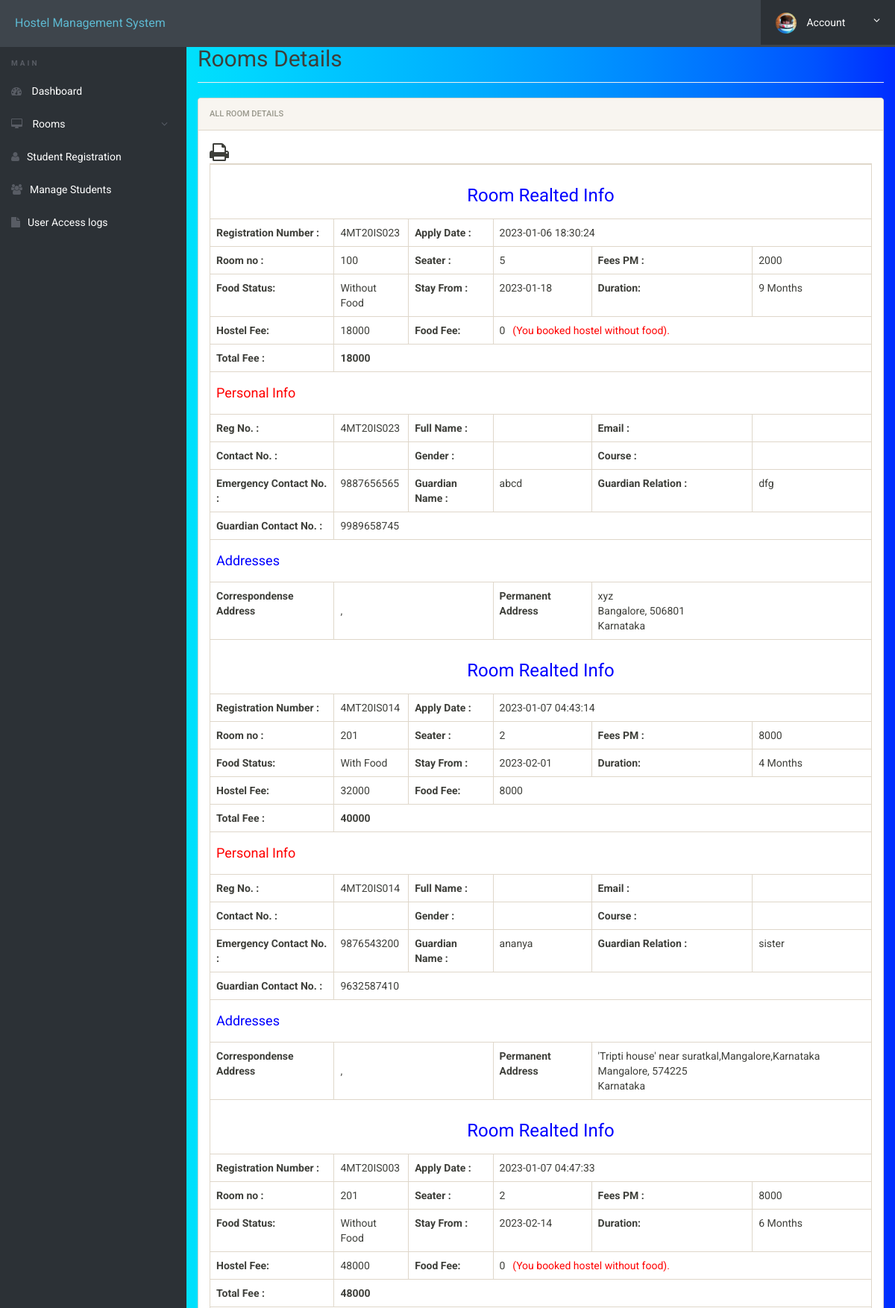
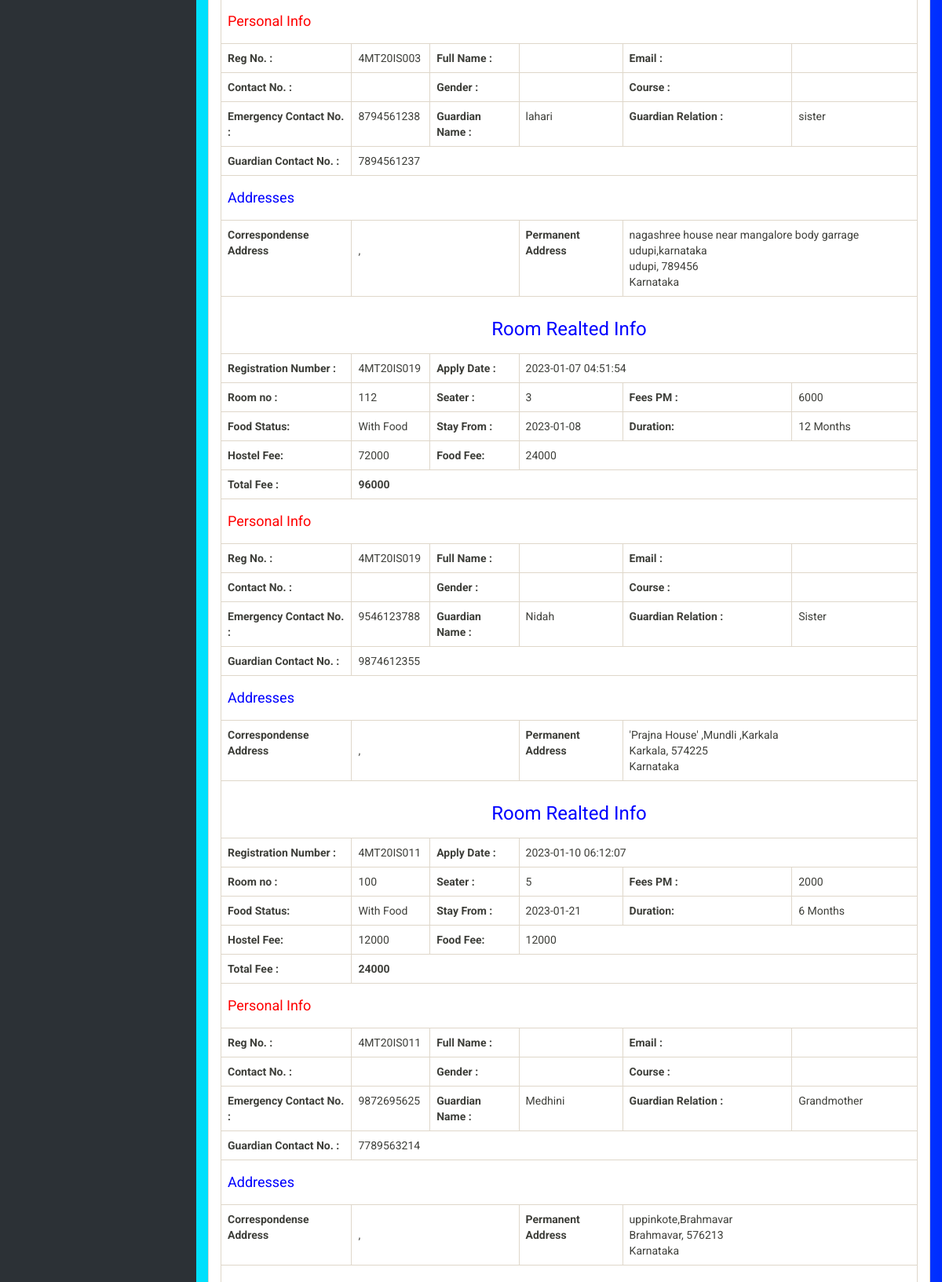
Page /admin/student-details.php?regno=4MT20IS023 (signed in, upper part) on the committed database (2 pictures, top to bottom).
### tables this page shows
CREATE TABLE IF NOT EXISTS `registration` (
  `id` int(11) NOT NULL AUTO_INCREMENT,
  `roomno` int(11) DEFAULT NULL,
  `seater` int(11) DEFAULT NULL,
  `feespm` int(11) DEFAULT NULL,
  `foodstatus` int(11) DEFAULT NULL,
  `stayfrom` date DEFAULT NULL,
  `duration` int(11) DEFAULT NULL,
  `regno` varchar(10) DEFAULT NULL,
  `egycontactno` bigint(11) DEFAULT NULL,
  `guardianName` varchar(30) DEFAULT NULL,
  `guardianRelation` varchar(50) DEFAULT NULL,
  `guardianContactno` bigint(11) DEFAULT NULL,
  `pmntAddress` varchar(500) DEFAULT NULL,
  `pmntCity` varchar(50) DEFAULT NULL,
  `pmnatetState` varchar(50) DEFAULT NULL,
  `pmntPincode` int(11) DEFAULT NULL,
  `postingDate` timestamp NULL DEFAULT CURRENT_TIMESTAMP,
  `updationDate` varchar(500) DEFAULT NULL,
  PRIMARY KEY (`id`),
  UNIQUE KEY `regno` (`regno`),
  KEY `roomno_fk` (`roomno`)
);

### admin/student-details.php (the view, shortened to what this page needs)
<?php
include('includes/config.php');
?>
<!doctype html>
<html lang="en" class="no-js">
<head>
	<link rel="stylesheet" href="css/font-awesome.min.css">
	<link rel="stylesheet" href="css/bootstrap.min.css">
	<link rel="stylesheet" href="css/dataTables.bootstrap.min.css">
	<link rel="stylesheet" href="css/bootstrap-social.css">
	<link rel="stylesheet" href="css/bootstrap-select.css">
	<link rel="stylesheet" href="css/fileinput.min.css">
	<link rel="stylesheet" href="css/awesome-bootstrap-checkbox.css">
	<link rel="stylesheet" href="css/style.css">
	<link rel="stylesheet" href="css/font-awesome.min.css">
</head>
<body>
	<?php include('includes/header.php');?>
	<div class="ts-main-content">
		<?php include('includes/sidebar.php');?>
		<div class="content-wrapper">
			<div class="container-fluid">
				<div class="row" id="print">
					<div class="col-md-12">
						<h2 class="page-title" style="margin-top:4%">Rooms Details</h2>
						<div class="panel panel-default">
							<div class="panel-heading">All Room Details</div>
							<div class="panel-body">
								<table id="zctb" class="table table-bordered " cellspacing="0" width="100%" border="1">
									<span style="float:left" ><i class="fa fa-print fa-2x" aria-hidden="true" OnClick="CallPrint(this.value)" style="cursor:pointer" title="Print the Report"></i></span>
									<tbody>
										<?php
										$aid=intval($_GET['regno']);
										$ret="select * from registration where (regno	=?)";
										$stmt= $mysqli->prepare($ret) ;
										$stmt->bind_param('s',$aid);
										$stmt->execute() ;
										$res=$stmt->get_result();
										while($row=$res->fetch_object())
										{
											?>
											<tr>
												<td colspan="6" style="text-align:center; color:blue"><h3>Room Realted Info</h3></td>
											</tr>
											<tr>
												<th>Registration Number :</th>
												<td><?php echo $row->regno;?></td>
												<th>Apply Date :</th>
												<td colspan="3"><?php echo $row->postingDate;?></td>
											</tr>
											<tr>
												<td><b>Room no :</b></td>
												<td><?php echo $row->roomno;?></td>
												<td><b>Seater :</b></td>
												<td><?php echo $row->seater;?></td>
												<td><b>Fees PM :</b></td>
												<td><?php echo $fpm=$row->feespm;?></td>
											</tr>
											<tr>
												<td><b>Food Status:</b></td>
												<td>
													<?php if($row->foodstatus==0)
													{
														echo "Without Food";
													}
													else
													{
														echo "With Food";
													}
													;?></td>
													<td><b>Stay From :</b></td>
													<td><?php echo $row->stayfrom;?></td>
													<td><b>Duration:</b></td>
													<td><?php echo $dr=$row->duration;?> Months</td>
												</tr>
												<tr><th>Hostel Fee:</th>
													<td><?php echo $hf=$dr*$fpm?></td>
													<th>Food Fee:</th>
													<td colspan="3"><?php
													if($row->foodstatus==1)
													{
														echo $ff=(2000*$dr);
													} else {
														echo $ff=0;
														echo "<span style='padding-left:2%; color:red;'>(You booked hostel without food).<span>";
													}?></td>
												</tr>
												<tr>
													<th>Total Fee :</th>
													<th colspan="5"><?php echo $hf+$ff;?></th>
												</tr>
												<tr>
													<td colspan="6" style="color:red"><h4>Personal Info</h4></td>
												</tr>
												<tr>
													<td><b>Reg No. :</b></td>
													<td><?php echo $row->regno;?></td>
													<td><b>Full Name :</b></td>
													<td><?php echo $row->firstName;?><?php echo $row->middleName;?><?php echo $row->lastName;?></td>
													<td><b>Email :</b></td>
													<td><?php echo $row->emailid;?></td>
												</tr>
												<tr>
													<td><b>Contact No. :</b></td>
													<td><?php echo $row->contactno;?></td>
													<td><b>Gender :</b></td>
													<td><?php echo $row->gender;?></td>
													<td><b>Course :</b></td>
													<td><?php echo $row->course;?></td>
												</tr>
												<tr>
													<td><b>Emergency Contact No. :</b></td>
													<td><?php echo $row->egycontactno;?></td>
													<td><b>Guardian Name :</b></td>
													<td><?php echo $row->guardianName;?></td>
													<td><b>Guardian Relation :</b></td>
													<td><?php echo $row->guardianRelation;?></td>
												</tr>
												<tr>
													<td><b>Guardian Contact No. :</b></td>
													<td colspan="6"><?php echo $row->guardianContactno;?></td>
												</tr>
												<tr>
													<td colspan="6" style="color:blue"><h4>Addresses</h4></td>
												</tr>
												<tr>
													<td><b>Correspondense Address</b></td>
													<td colspan="2">
														<?php echo $row->corresAddress;?><br />
														<?php echo $row->corresCIty;?>, <?php echo $row->corresPincode;?><br />
													</td>
													<td><b>Permanent Address</b></td>
													<td colspan="2">
														<?php echo $row->pmntAddress;?><br />
														<?php echo $row->pmntCity;?>, <?php echo $row->pmntPincode;?><br />
														<?php echo $row->pmnatetState;?>
													</td>
												</tr>
												<?php
											} ?>
										</tbody>
									</table>
								</div>
							</div>
						</div>
					</div>
				</div>
			</div>
		</div>
	</body>
	</html>

### admin/css/style.css (style rules this page uses)
html { font-size: 14px; }
@media only screen and (min-width: 480px) { html { font-size: 17px; } }
@media only screen and (min-width: 768px) { html { font-size: 14px; } }
body { font-size: 1em; background-image: linear-gradient(to right, #00ffde, #00f3ef, #00e5fb, #00d7ff, #00c7ff, #00b9ff, #00aaff, #0099ff, #0085ff, #006eff, #0053ff, #002cff); }
.panel { overflow: hidden; }
.page-title { padding-bottom: 15px; margin-bottom: 20px; border-bottom: 1px solid #f0f0f0; }
.ts-main-content .content-wrapper { padding-top: 15px; margin-top: 10px; }
@media only screen and (min-width: 992px) { .ts-main-content .content-wrapper { margin-left: 250px; } }

### rows in the picture
registration: regno "4MT20IS023", postingDate "2023-01-06 18:30:24", roomno "100", seater "5", feespm "2000", shows "Without Food", stayfrom "2023-01-18", duration "9", $hf=$dr*$fpm "18000", $hf+$ff "18000", egycontactno "9887656565", guardianName "abcd", guardianRelation "dfg", guardianContactno "9989658745", pmntAddress "xyz", pmntCity "Bangalore", pmntPincode "506801", pmnatetState "Karnataka"
registration: regno "4MT20IS014", postingDate "2023-01-07 04:43:14", roomno "201", seater "2", feespm "8000", foodstatus "With Food", stayfrom "2023-02-01", duration "4", $hf=$dr*$fpm "32000", $ff=(2000*$dr) "8000", $hf+$ff "40000", egycontactno "9876543200", guardianName "ananya", guardianRelation "sister", guardianContactno "9632587410", pmntAddress "'Tripti house' near suratkal,Mangalore,Karnataka", pmntCity "Mangalore", pmntPincode "574225", pmnatetState "Karnataka"
registration: regno "4MT20IS003", postingDate "2023-01-07 04:47:33", roomno "201", seater "2", feespm "8000", shows "Without Food", stayfrom "2023-02-14", duration "6", $hf=$dr*$fpm "48000", $hf+$ff "48000", egycontactno "8794561238", guardianName "lahari", guardianRelation "sister", guardianContactno "7894561237", pmntAddress "nagashree house near mangalore body garrage udupi,karnataka", pmntCity "udupi", pmntPincode "789456", pmnatetState "Karnataka"
registration: regno "4MT20IS019", postingDate "2023-01-07 04:51:54", roomno "112", seater "3", feespm "6000", foodstatus "With Food", stayfrom "2023-01-08", duration "12", $hf=$dr*$fpm "72000", $ff=(2000*$dr) "24000", $hf+$ff "96000", egycontactno "9546123788", guardianName "Nidah", guardianRelation "Sister", guardianContactno "9874612355", pmntAddress "'Prajna House' ,Mundli ,Karkala", pmntCity "Karkala", pmntPincode "574225", pmnatetState "Karnataka"
registration: regno "4MT20IS011", postingDate "2023-01-10 06:12:07", roomno "100", seater "5", feespm "2000", foodstatus "With Food", stayfrom "2023-01-21", duration "6", $hf=$dr*$fpm "12000", $ff=(2000*$dr) "12000", $hf+$ff "24000", egycontactno "9872695625", guardianName "Medhini", guardianRelation "Grandmother", guardianContactno "7789563214", pmntAddress "uppinkote,Brahmavar", pmntCity "Brahmavar", pmntPincode "576213", pmnatetState "Karnataka"
